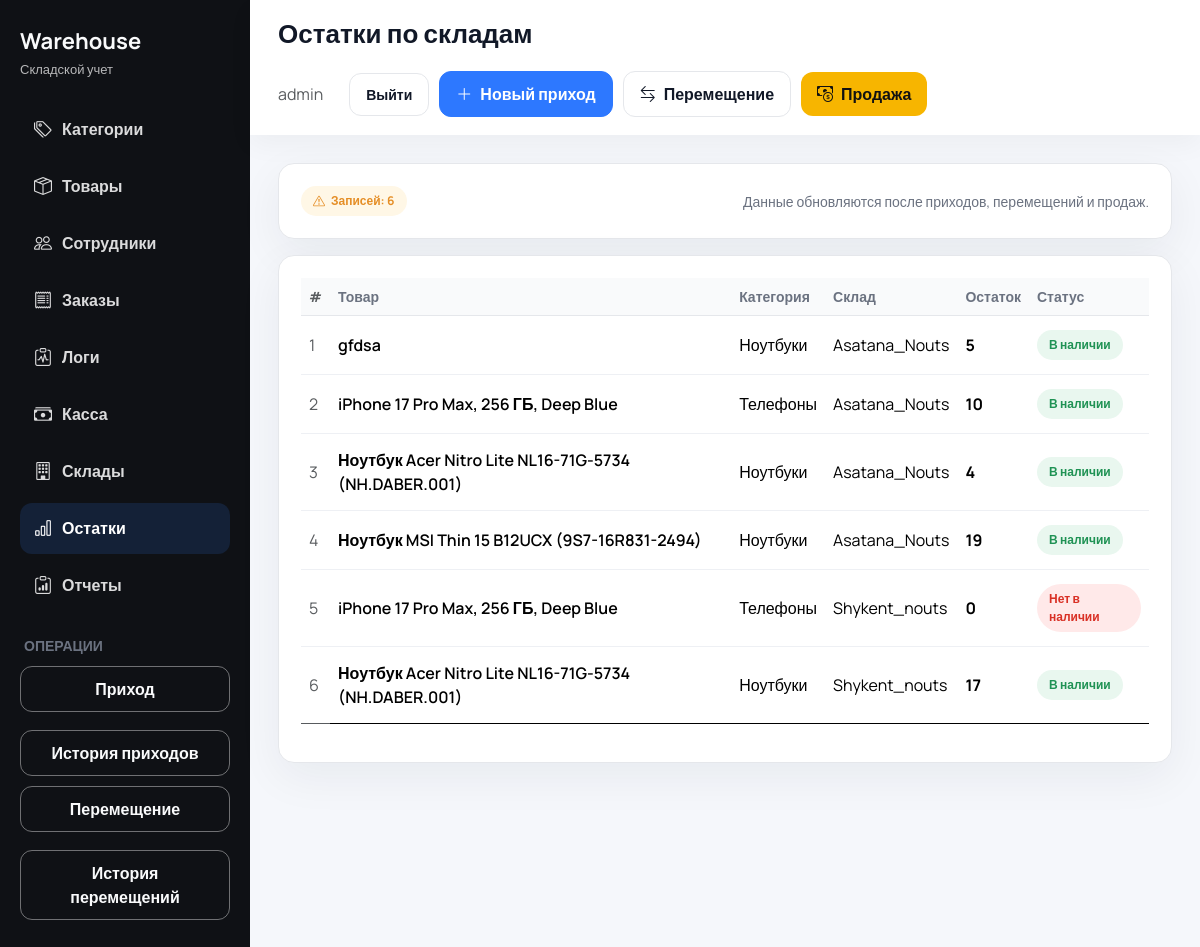
The page /stocks/ (signed in) on the database as committed earlier.
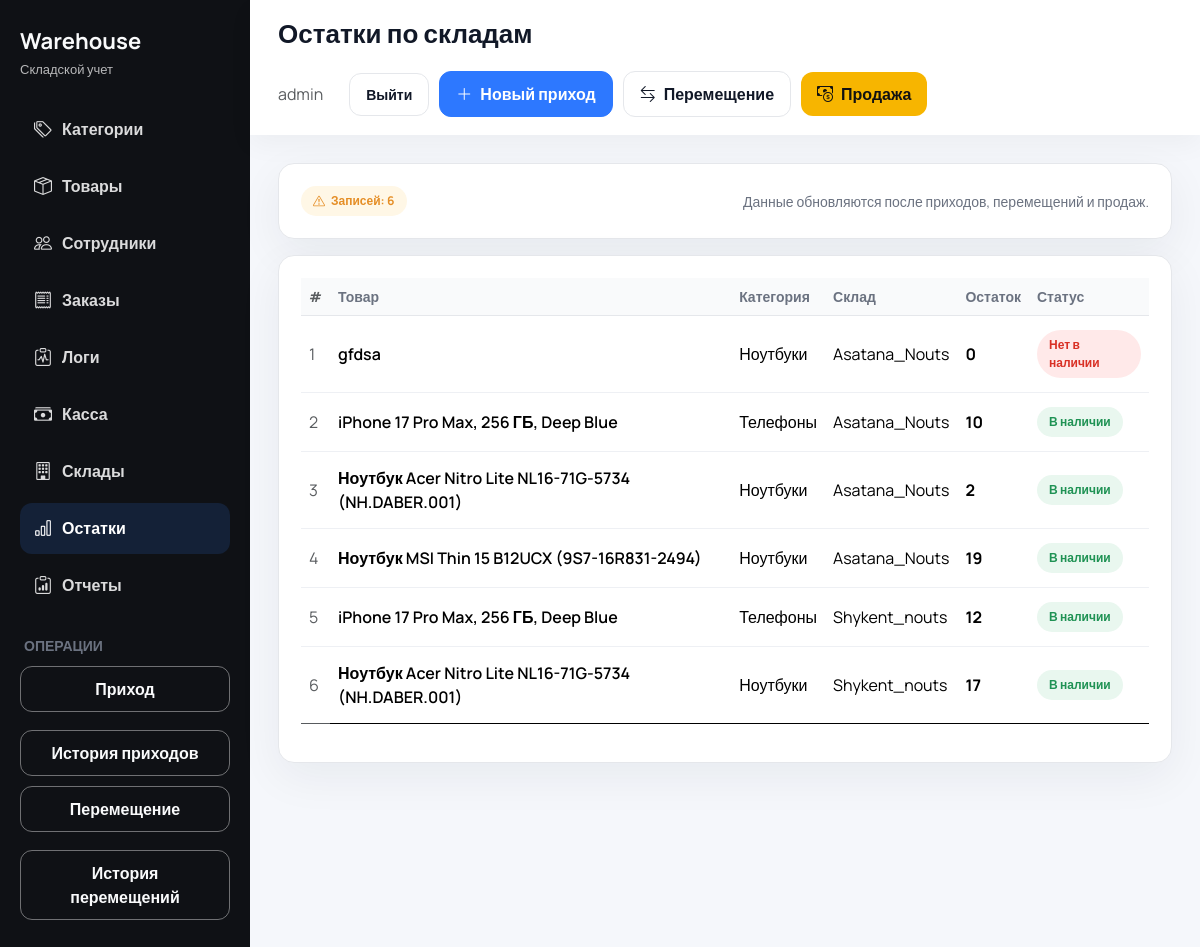
The same page on the database as committed later.
### inventory/models.py (models this page shows, shortened)
class Stock(models.Model):
    warehouse = models.ForeignKey(
        Warehouse, on_delete=models.CASCADE, related_name="stocks"
    )
    product = models.ForeignKey(
        Product, on_delete=models.CASCADE, related_name="stocks"
    )
    quantity = models.PositiveIntegerField(default=0)
    class Meta:
        unique_together = ("warehouse", "product")
        verbose_name = "Остаток"
        verbose_name_plural = "Остатки"

class Product(models.Model):
    name = models.CharField(max_length=255)
    category = models.ForeignKey(
        Category, on_delete=models.PROTECT, related_name="products"
    )
    purchase_price = models.DecimalField(max_digits=12, decimal_places=2)
    selling_price = models.DecimalField(max_digits=12, decimal_places=2)
    photo = models.ImageField(upload_to="products/", blank=True, null=True)
    class Meta:
        ordering = ("name",)
        unique_together = ("name", "category")
        verbose_name = "Товар"
        verbose_name_plural = "Товары"

class Category(models.Model):
    name = models.CharField(max_length=150, unique=True)
    description = models.TextField(blank=True)
    is_active = models.BooleanField(default=True)
    created_at = models.DateTimeField(auto_now_add=True)
    class Meta:
        ordering = ("name",)
        verbose_name = "Категория"
        verbose_name_plural = "Категории"

class Warehouse(models.Model):
    code = models.CharField(
        max_length=20,
        unique=True,
        default=generate_warehouse_code,
        editable=False,
    )
    name = models.CharField(max_length=150, unique=True)
    location = models.CharField(max_length=255)
    created_at = models.DateTimeField(auto_now_add=True)
    class Meta:
        ordering = ("name",)
        verbose_name = "Склад"
        verbose_name_plural = "Склады"

### inventory/views.py (the view)
# urls.py: path("stocks/", views.stock_list, name="stock_list"),
def stock_list(request):
    if not request.user.is_authenticated:
        return redirect("inventory:login")
    _require_access(request.user, "stocks")
    employee_wh = _user_warehouse(request.user)
    stocks = (
        Stock.objects.select_related("warehouse", "product", "product__category")
        .order_by("warehouse__name", "product__name")
    )
    if employee_wh and not request.user.is_superuser:
        stocks = stocks.filter(warehouse=employee_wh)
    return render(
        request,
        "inventory/stock_list.html",
        {"stocks": stocks},
    )

### inventory/context_processors.py (called while the page is built)
def accessible_sections(request) -> dict[str, set[str]]:
    slugs: Set[str] = set()
    user = getattr(request, "user", None)
    if user and user.is_authenticated:
        if user.is_superuser:
            slugs = {
                "categories",
                "products",
                "warehouses",
                "employees",
                "stocks",
                "operations",
                "reports",
                "incoming",
                "movements",
                "sales",
                "orders",
                "logs",
            }
        else:
            employee = getattr(user, "employee_profile", None)
            if employee:
                slugs = set(employee.access_sections.values_list("slug", flat=True))
    return {"accessible_sections": slugs}

### inventory/views.py (called while the page is built)
def _user_warehouse(user):
    if getattr(user, "is_superuser", False):
        return None
    employee = getattr(user, "employee_profile", None)
    return getattr(employee, "warehouse", None)

### inventory/templates/inventory/stock_list.html (shortened to what this page needs)
{% extends "inventory/base.html" %}
{% block page_title %}Остатки по складам{% endblock %}
{% block header_actions %}
    <a href="{% url 'inventory:incoming_add' %}" class="btn btn-primary btn-icon"><i class="bi bi-plus-lg"></i> Новый приход</a>
    <a href="{% url 'inventory:movement_add' %}" class="btn btn-outline-secondary btn-icon"><i class="bi bi-arrow-left-right"></i> Перемещение</a>
    <a href="{% url 'inventory:sale_add' %}" class="btn btn-warning btn-icon"><i class="bi bi-cash-coin"></i> Продажа</a>
{% endblock %}
{% block content %}
<div class="card mb-3">
    <div class="card-body d-flex flex-wrap justify-content-between align-items-center gap-3">
        <div class="status-pill warning">
            <i class="bi bi-exclamation-triangle"></i>
            Записей: {{ stocks|length }}
        </div>
        <div class="muted small">Данные обновляются после приходов, перемещений и продаж.</div>
    </div>
</div>
<div class="card">
    <div class="card-body">
        <div class="table-responsive">
            <table class="table table-modern align-middle">
                <thead>
                <tr>
                    <th class="text-muted">#</th>
                    <th>Товар</th>
                    <th>Категория</th>
                    <th>Склад</th>
                    <th>Остаток</th>
                    <th>Статус</th>
                </tr>
                </thead>
                <tbody>
                {% for stock in stocks %}
                    <tr>
                        <td class="text-muted">{{ forloop.counter }}</td>
                        <td class="fw-semibold">{{ stock.product.name }}</td>
                        <td>{{ stock.product.category.name }}</td>
                        <td>{{ stock.warehouse.name }}</td>
                        <td class="fw-bold">{{ stock.quantity }}</td>
                        <td>
                            {% if stock.quantity > 0 %}
                                <span class="status-pill success">В наличии</span>
                            {% else %}
                                <span class="status-pill danger">Нет в наличии</span>
                            {% endif %}
                        </td>
                    </tr>
                {% empty %}
                    <tr>
                        <td colspan="6" class="text-center text-muted py-4">Нет данных.</td>
                    </tr>
                {% endfor %}
                </tbody>
            </table>
        </div>
    </div>
</div>
{% endblock %}

Rows that differ between the two databases and show on the page:
changed Stock "gfdsa": quantity "5" → "0"; quantity "В наличии" → "Нет в наличии"
changed Stock (number 3 of 6 on the later page): quantity "4" → "2"
changed Stock (number 5 of 6 on the later page): quantity "0" → "12"; quantity "Нет в наличии" → "В наличии"
